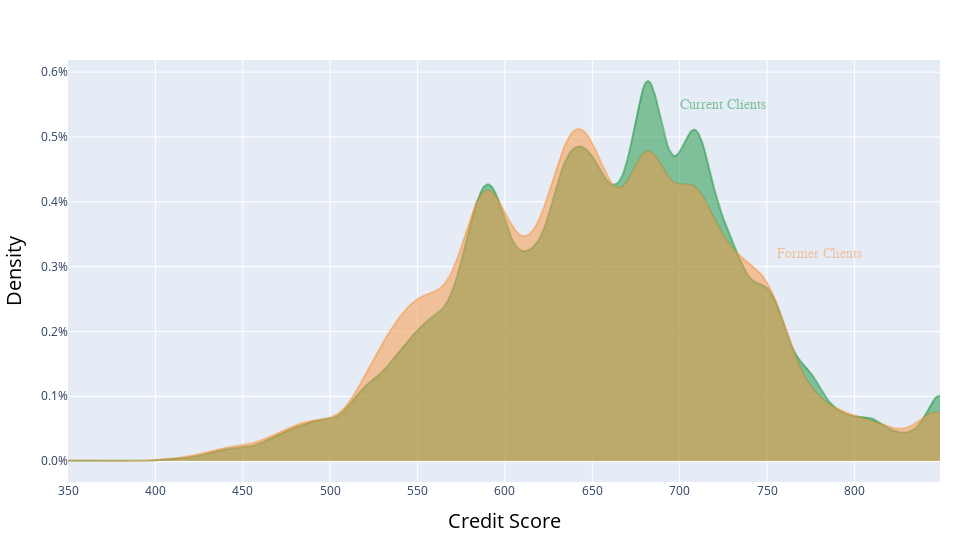

Here is the notebook cell this chart was saved with:
### Code cell
cred_labels = [('Current Clients', 725, 0.0055,'rgba(26,150,65,0.5)'),
               ('Former Clients', 780, 0.0032,'rgba(250,150,65,0.5)')]

plot_num_var(df,'CreditScore', cred_labels, 'Credit Score')

### Figure 1 — Plotly figure (JSON) as saved in the notebook; plotly's stock layout.template omitted (floating-point values rounded to 4 significant figures; data arrays with more than 128 entries replaced by an {"elided": "..."} marker saying what was removed)
{"data": [{"legendgroup": "Group1", "marker": {"color": "rgba(26,150,65,0.5)"}, "mode": "lines", "name": "Group1", "showlegend": true, "type": "scatter", "x": {"elided": "500 int values"}, "xaxis": "x", "y": {"elided": "500 float values"}, "yaxis": "y"}, {"legendgroup": "Group2", "marker": {"color": "rgba(250,150,65,0.5)"}, "mode": "lines", "name": "Group2", "showlegend": true, "type": "scatter", "x": {"elided": "500 int values"}, "xaxis": "x", "y": {"elided": "500 float values"}, "yaxis": "y"}, {"fill": "tozeroy", "fillcolor": "rgba(26,150,65,0.5)", "mode": "none", "type": "scatter", "x": {"elided": "500 int values"}, "y": {"elided": "500 float values"}}, {"fill": "tozeroy", "fillcolor": "rgba(250,150,65,0.5)", "mode": "none", "type": "scatter", "x": {"elided": "500 int values"}, "y": {"elided": "500 float values"}}], "layout": {"annotations": [{"font": {"color": "rgba(26,150,65,0.5)", "family": "Arial Black", "size": 14}, "showarrow": false, "text": "Current Clients", "x": 725, "xref": "x", "y": 0.0055, "yref": "y"}, {"font": {"color": "rgba(250,150,65,0.5)", "family": "Arial Black", "size": 14}, "showarrow": false, "text": "Former Clients", "x": 780, "xref": "x", "y": 0.0032, "yref": "y"}], "autosize": false, "barmode": "overlay", "height": 540, "hovermode": "closest", "legend": {"traceorder": "reversed"}, "margin": {"b": 20, "l": 20, "r": 20, "t": 60}, "showlegend": false, "width": 960, "xaxis": {"anchor": "y2", "domain": [0, 1], "title": {"font": {"color": "black", "size": 20}, "text": "Credit Score"}, "zeroline": false}, "yaxis": {"anchor": "free", "domain": [0, 1], "position": 0, "tickformat": ".1%", "title": {"font": {"color": "black", "size": 20}, "text": "Density"}}}}
